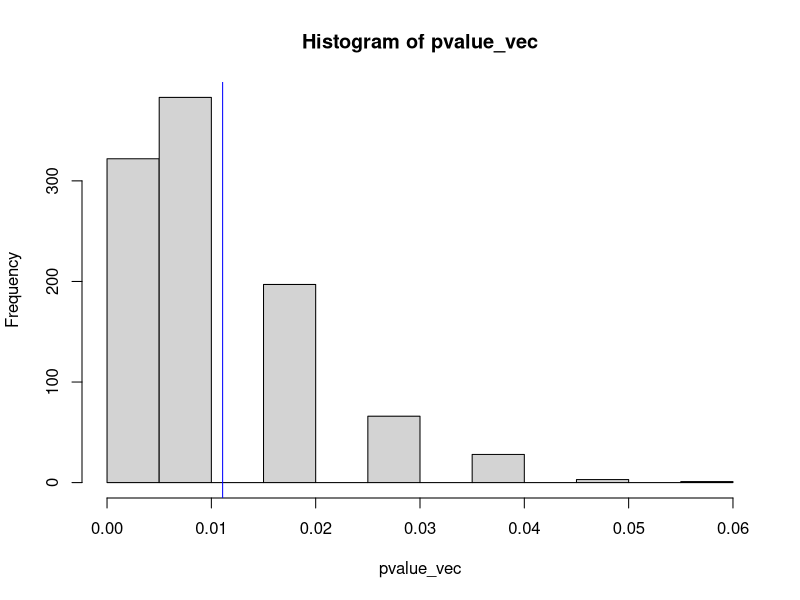

The R source for this figure:
#the following function creates a df of coin tosses of various trials
coin_toss<-function(sample_size=3,trial_length=10){
  
  tally_df<-matrix(ncol=3,nrow=sample_size)
  tally_df<-as.data.frame(tally_df)
  names(tally_df)<-c('heads','tails','average')
  
    for(i in 1:sample_size){
      trial<-rbinom(trial_length,1,.5)
      #print(trial)
      average<-mean(trial)
      h<-sum(trial)
      t<-trial_length-h
      #print(i)
      #print(h)
      #print(t)
      tally_df[i,]<-(cbind(h,t,average))
    }
  return(tally_df)  
}

coin_toss()

#using coin_toss(), simulate many samples and create a vector of probabilities of 'heads'=3
simulate_coin_toss<-function(sims=5,sample_size=3,trial_length=10,heads=3){
  
  pvalue_df<-vector(length=sims)
  
  for (j in 1:sims){ 
    tally_df<-coin_toss(sample_size = sample_size,trial_length = trial_length)
      pvalue_df[j]<-length(tally_df$heads[tally_df$heads<=heads])/nrow(tally_df)

  }
  return(pvalue_df)
}

pvalue_vec<-simulate_coin_toss(sims=1000,sample_size=100,trial_length=10,heads=1)
mean(pvalue_vec) #calculates average cumulative probablity of a given number of heads/trials
hist(pvalue_vec)
abline(v=mean(pvalue_vec),col='blue')
abline(v=pbinom(5,10,.5),col='red',lty=3) #plots verticle line of exact cumulative  prob of heads/trials



library(dplyr)
exp<-list(5,5)
obs<-list(2,8)
dbinom(2,10,.5)  #this analytically calculates the probability
mean(rbinom(1000,10,.3)==2)
out<-as.integer()
for (i in 1:length(obs)){
  
  out[i]<-(as.numeric(obs[i])-as.numeric(exp[i]))^2  #squaring the differences
  #print(out[i])
}
thresh<-sum(out)  #sum of squares
